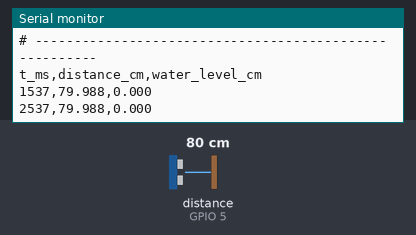
A sketch run on a simulated ESP32. Parts: the last lines printed to the serial monitor. Wiring (inferred from the names in the program): ultrasonic range finder: trigger GPIO 4; echo GPIO 5. Inputs (shaded band) come from the test bench; at power-on: distance to the obstacle (sensor on GPIO 5) 80 cm. The echo pulse lasts 58.3 µs per cm.

Above: at 2.7 s.
2.8 s: distance to the obstacle (sensor on GPIO 5) set to 2 cm
At 4.1 s:
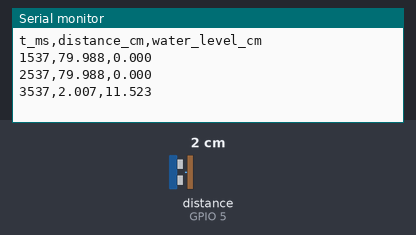
4.3 s: distance to the obstacle (sensor on GPIO 5) set to 4 cm
At 5.3 s:
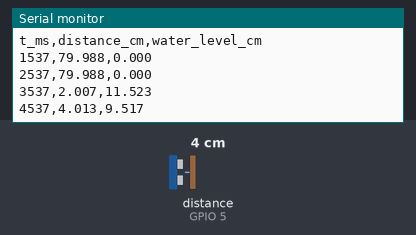
Timing chart, 0 to 7.3 s (numbered marks = the images above; inputs shaded):
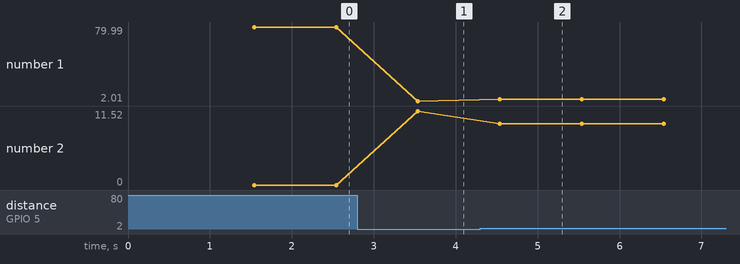

The sketch:

flowguard_hcsr04.ino
```cpp
/*
 * flowguard_hcsr04.ino — ESP32 + HC-SR04 firmware for FlowGuard.
 *
 * Measures water level inside the rectangular inlet box (base 308 cm²) and
 * streams readings over Serial at 115200 baud in CSV format:
 *
 *   t_ms,distance_cm,water_level_cm
 *
 * The drainage pipe (round, diameter 1.90 cm, area ≈ 2.8353 cm²) exits the
 * bottom of this box. The sensor is mounted above the open top of the box,
 * pointing straight down.
 *
 * ── WIRING (see docs/FULL_HARDWARE_BUILD.md) ──────────────────────────────
 *   HC-SR04 VCC  -> ESP32 5V (or VIN)
 *   HC-SR04 GND  -> ESP32 GND
 *   HC-SR04 Trig -> ESP32 GPIO5            (direct connection)
 *   HC-SR04 Echo -> 1 kΩ resistor -> GPIO18
 *                   junction of (1 kΩ output + GPIO18) -> 2 kΩ -> GND
 *   The 1 kΩ / 2 kΩ voltage divider reduces the 5 V Echo signal to ~3.3 V,
 *   which is safe for the ESP32 input pin.
 *
 * ── FIRST-TIME SETUP ──────────────────────────────────────────────────────
 *   1. Upload as-is (SENSOR_MOUNT_HEIGHT_CM = 20.0 as placeholder).
 *   2. Open Serial Monitor at 115200 baud with the inlet box COMPLETELY EMPTY.
 *   3. Note the distance_cm value — that is your real mount height.
 *   4. Set SENSOR_MOUNT_HEIGHT_CM below to that exact number.
 *   5. Re-upload. With the box still empty, water_level_cm should now read ≈ 0.
 *
 * ── INFLOW RATE ───────────────────────────────────────────────────────────
 *   This firmware reads water HEIGHT only — it does NOT measure inflow rate.
 *   Before starting a monitoring session, enter the rainfall inflow rate
 *   (mL/s) once in the FlowGuard dashboard sidebar. That value is used as
 *   Q_observed in the orifice equation: Q = Cd × A × √(2gh)
 *   where A = PIPE_AREA_CM2 = 2.8353 cm².
 *
 * ── READING THE OUTPUT ────────────────────────────────────────────────────
 *   Each Serial line looks like:  5002,17.412,2.588
 *   Copy the third value (water_level_cm) into the dashboard's
 *   "Current water height h (cm)" field, then click "Submit Reading".
 *   Rows containing "ERR" are bad sensor readings — skip them.
 */

// ── Pin assignments ────────────────────────────────────────────────────────
const int TRIG_PIN = 4;   // HC-SR04 Trigger → GPIO5
const int ECHO_PIN = 5;  // HC-SR04 Echo    → GPIO18 (via voltage divider)

// ── Physical constants ─────────────────────────────────────────────────────
// Distance (cm) from sensor face to the bottom of the inlet box.
// Measured: 13.53 cm. With the box empty, water_level_cm should read 0.
const float SENSOR_MOUNT_HEIGHT_CM = 13.53;

// Rectangular inlet box (where rainfall water collects)
const float INLET_BOX_BASE_AREA_CM2 = 308.0;  // cm² — base area of the water inlet box

// Round drainage pipe (exits the bottom of the inlet box)
const float PIPE_DIAMETER_CM  = 1.90;           // cm
const float PIPE_AREA_CM2     = 2.8353;         // cm² — pi × (1.90/2)² = pi × 0.9025

// HC-SR04 reliable range limits
const float MIN_VALID_CM = 2.0;
const float MAX_VALID_CM = 300.0;

// Echo timeout: 30 ms ≈ 515 cm round-trip — comfortably beyond any inlet box
const unsigned long ECHO_TIMEOUT_US = 30000UL;

// Speed of sound at ~25 °C: 343 m/s = 0.0343 cm/µs
// Adjust for local temperature if needed: v = 0.03313 + 0.0000606 × T_celsius
const float SOUND_SPEED_CM_PER_US = 0.0343;

// One reading per second is sufficient for slowly changing water levels
const unsigned long READING_INTERVAL_MS = 1000;

// ── Globals ────────────────────────────────────────────────────────────────
unsigned long last_reading_ms = 0;

// ── Helpers ────────────────────────────────────────────────────────────────

/**
 * Fire one HC-SR04 pulse and return distance to water surface (cm).
 * Returns -1.0 on timeout or out-of-range reading.
 */
float readDistanceCm() {
  digitalWrite(TRIG_PIN, LOW);
  delayMicroseconds(2);
  digitalWrite(TRIG_PIN, HIGH);
  delayMicroseconds(10);
  digitalWrite(TRIG_PIN, LOW);

  long duration = pulseIn(ECHO_PIN, HIGH, ECHO_TIMEOUT_US);
  if (duration == 0) return -1.0;  // no echo — sensor not seeing a surface

  float dist = (duration * SOUND_SPEED_CM_PER_US) / 2.0;
  if (dist < MIN_VALID_CM || dist > MAX_VALID_CM) return -1.0;
  return dist;
}

/**
 * Convert sensor air-gap distance to water level inside the inlet box.
 *   water_level = mount_height − distance_to_surface
 * Clamps to 0 when the box is empty (avoids small negative readings from noise).
 */
float distanceToWaterLevelCm(float dist_cm) {
  if (dist_cm < 0.0) return -1.0;
  float level = SENSOR_MOUNT_HEIGHT_CM - dist_cm;
  return (level < 0.0) ? 0.0 : level;
}

// ── Setup ──────────────────────────────────────────────────────────────────
void setup() {
  Serial.begin(115200);
  pinMode(TRIG_PIN, OUTPUT);
  pinMode(ECHO_PIN, INPUT);
  digitalWrite(TRIG_PIN, LOW);

  // Allow Serial Monitor to connect before the header prints
  delay(1500);

  Serial.println("# FlowGuard v1.0  —  ESP32 + HC-SR04");
  Serial.println("# -------------------------------------------------------");
  Serial.print("# Inlet box base area  : "); Serial.print(INLET_BOX_BASE_AREA_CM2, 1);
  Serial.println(" cm2  (rectangular box)");
  Serial.print("# Drainage pipe diam.  : "); Serial.print(PIPE_DIAMETER_CM, 2);
  Serial.println(" cm  (round pipe)");
  Serial.print("# Drainage pipe area   : "); Serial.print(PIPE_AREA_CM2, 4);
  Serial.println(" cm2  [= pi*(d/2)^2]");
  Serial.print("# Sensor mount height  : "); Serial.print(SENSOR_MOUNT_HEIGHT_CM, 2);
  Serial.println(" cm  (update constant if empty-box reads non-zero)");
  Serial.println("# Inflow rate (mL/s)   : enter once in FlowGuard dashboard sidebar");
  Serial.println("# -------------------------------------------------------");
  Serial.println("t_ms,distance_cm,water_level_cm");
}

// ── Main loop ──────────────────────────────────────────────────────────────
void loop() {
  unsigned long now = millis();
  if (now - last_reading_ms < READING_INTERVAL_MS) return;
  last_reading_ms = now;

  float dist_cm  = readDistanceCm();
  float level_cm = distanceToWaterLevelCm(dist_cm);

  // CSV: t_ms, distance_cm, water_level_cm
  // "ERR" in any column = bad reading; skip those rows in the dashboard
  Serial.print(now);
  Serial.print(",");
  if (dist_cm  < 0.0) Serial.print("ERR"); else Serial.print(dist_cm,  3);
  Serial.print(",");
  if (level_cm < 0.0) Serial.println("ERR"); else Serial.println(level_cm, 3);
}
```

Measured:
- after the input at 2.8 s, the serial monitor: prints a new line after 0.74 s (image 1)
- after the input at 4.3 s, the serial monitor: prints a new line after 0.24 s (image 2)
- plotted number 1: 79.99 → 2.01 after the input at 2.8 s, 2.01 → 4.01 after the input at 4.3 s
- plotted number 2: 0 → 11.52 after the input at 2.8 s, 11.52 → 9.52 after the input at 4.3 s
